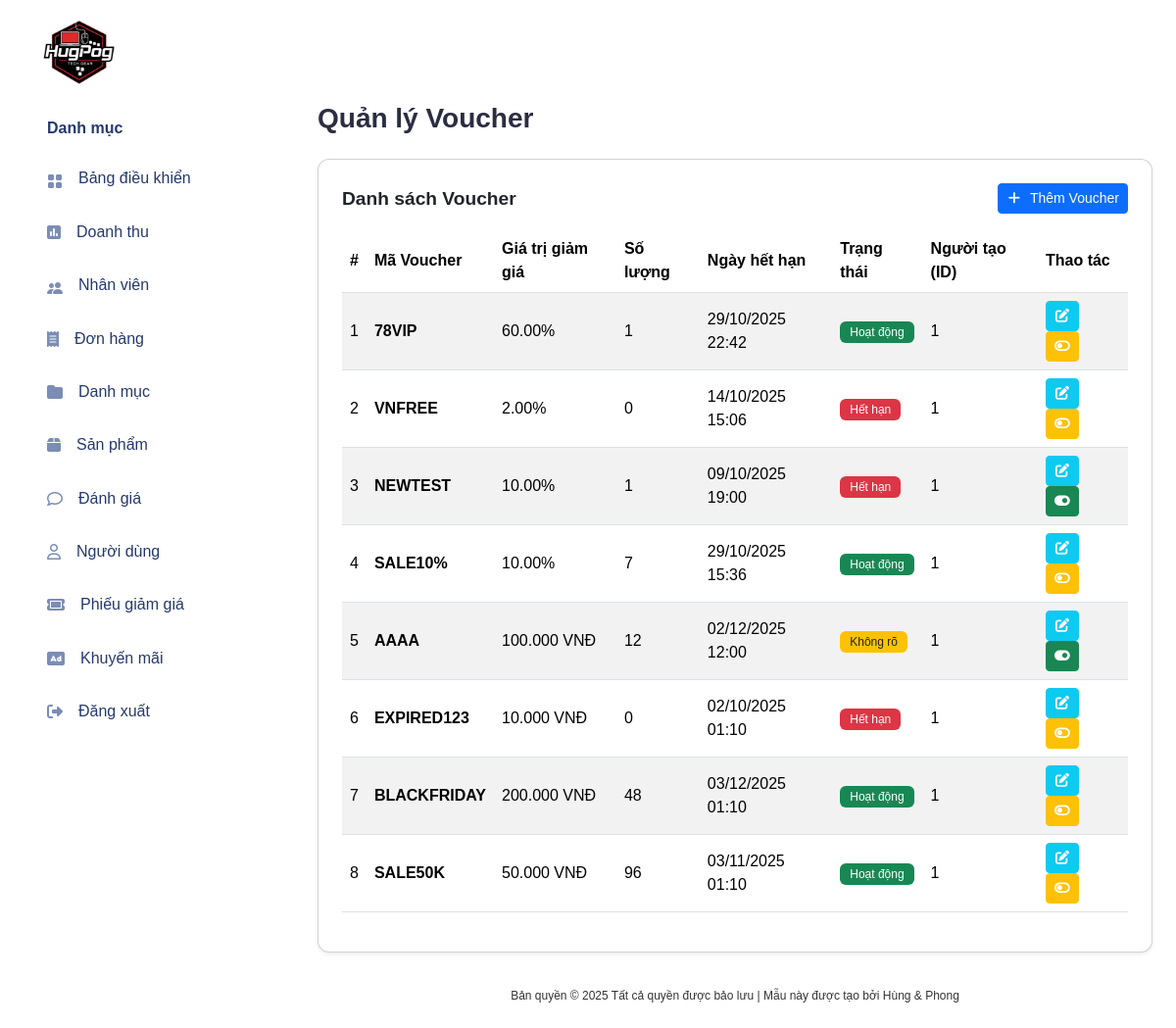
Screenshot of /public/admin/vouchers.php (signed in) with the database file from the repository.
### tables this page shows
CREATE TABLE `vouchers` (
  `id` int(11) NOT NULL,
  `code` varchar(50) NOT NULL,
  `discount_value` decimal(10,2) NOT NULL,
  `quantity` int(11) NOT NULL DEFAULT 0,
  `expiry_date` datetime NOT NULL,
  `status` enum('active','expired','inactive') DEFAULT 'active',
  `created_by_staff_id` int(11) DEFAULT NULL
);

### models/VoucherModel.php (called while the page is built, shortened)
<?php
class VoucherModel
{
    public function getAllVouchers()
    {
        $conn = db_connect();
        $sql = "SELECT * FROM vouchers ORDER BY id DESC";
        $result = $conn->query($sql);
        $vouchers = $result->fetch_all(MYSQLI_ASSOC);
        return $vouchers;
    }
}

### includes/controllers/VoucherController.php (called while the page is built, shortened)
<?php
class VoucherController
{
    private $voucherModel;
    public function __construct()
    {
        $this->voucherModel = new VoucherModel();
    }
    public function listVouchers()
    {
        return $this->voucherModel->getAllVouchers();
    }
}

### view/admin/voucher_management.php (the view, shortened to what this page needs)
<!DOCTYPE html>
<html lang="vi">
<head>
    <link href="https://cdn.jsdelivr.net/npm/bootstrap@5.3.2/dist/css/bootstrap.min.css" rel="stylesheet">
    <link href="https://cdnjs.cloudflare.com/ajax/libs/font-awesome/6.4.2/css/all.min.css" rel="stylesheet">
    <link rel="stylesheet" href="<?php echo BASE_URL; ?>public/css/style.css">
    <link rel="stylesheet" href="<?php echo BASE_URL; ?>public/css/app.css">
</head>
<body>
    <?php include __DIR__ . '../../layout/sidebar.php'; ?>
    <div id="main" class="p-4">
        <div class="page-heading mb-4">
            <h3>Quản lý Voucher</h3>
        </div>
        <div class="page-content">
            <div class="card shadow-sm">
                <div class="card-body">
                    <div class="d-flex justify-content-between align-items-center mb-3">
                        <h4 class="card-title mb-0">Danh sách Voucher</h4>
                        <button
                            type="button"
                            class="btn btn-primary btn-sm"
                            data-bs-toggle="modal"
                            data-bs-target="#addVoucherModal">
                            <i class="fa-solid fa-plus me-2"></i>Thêm Voucher
                        </button>
                    </div>
                    <div class="table-responsive">
                        <table class="table table-hover table-striped">
                            <thead>
                                <tr>
                                    <th>#</th>
                                    <th>Mã Voucher</th>
                                    <th>Giá trị giảm giá</th>
                                    <th>Số lượng</th>
                                    <th>Ngày hết hạn</th>
                                    <th>Trạng thái</th>
                                    <th>Người tạo (ID)</th>
                                    <th>Thao tác</th>
                                </tr>
                            </thead>
                            <tbody>
                                <?php if (!empty($vouchers)): ?>
                                    <?php foreach ($vouchers as $index => $voucher):
                                        $is_active = $voucher['status'] === 'active';
                                        $data_attributes = [
                                            'data-id' => $voucher['id'],
                                            'data-code' => htmlspecialchars($voucher['code']),
                                            'data-value' => htmlspecialchars($voucher['discount_value']),
                                            'data-quantity' => htmlspecialchars($voucher['quantity']),
                                            'data-expiry' => formatDatetimeForInput($voucher['expiry_date']),
                                            'data-status' => htmlspecialchars($voucher['status']),
                                        ];
                                    ?>
                                        <tr data-id="<?= $voucher['id'] ?>">
                                            <td><?= $index + 1 ?></td>
                                            <td><strong><?= htmlspecialchars($voucher['code']) ?></strong></td>
                                            <td><?= displayDiscountValue($voucher['discount_value']) ?></td>
                                            <td><?= number_format($voucher['quantity']) ?></td>
                                            <td><?= date('d/m/Y H:i', strtotime($voucher['expiry_date'])) ?></td>
                                            <td><?= displayVoucherStatusBadge($voucher['status'], $voucher['expiry_date'], $voucher['quantity']) ?></td>
                                            <td><?= htmlspecialchars($voucher['created_by_staff_id'] ?? 'N/A') ?></td>
                                            <td>
                                                <button
                                                    type="button"
                                                    class="btn btn-sm btn-info edit-voucher-btn me-2"
                                                    title="Chỉnh sửa"
                                                    data-bs-toggle="modal"
                                                    data-bs-target="#editVoucherModal"
                                                    <?php foreach ($data_attributes as $key => $value) {
                                                        echo $key . '="' . $value . '" ';
                                                    } ?>>
                                                    <i class="fas fa-edit"></i>
                                                </button>
                                                <?php if ($is_active): ?>
                                                    <button
                                                        class="btn btn-sm btn-warning"
                                                        title="Ngừng hoạt động"
                                                        onclick="confirmStatusToggle(<?= $voucher['id'] ?>, '<?= $voucher['status'] ?>', 'Ngừng hoạt động')">
                                                        <i class="fas fa-toggle-off"></i>
                                                    </button>
                                                <?php else: ?>
                                                    <button
                                                        class="btn btn-sm btn-success"
                                                        title="Kích hoạt"
                                                        onclick="confirmStatusToggle(<?= $voucher['id'] ?>, '<?= $voucher['status'] ?>', 'Kích hoạt')">
                                                        <i class="fas fa-toggle-on"></i>
                                                    </button>
                                                <?php endif; ?>
                                            </td>
                                        </tr>
                                    <?php endforeach; ?>
                                <?php else: ?>
                                    <tr>
                                        <td colspan="8" class="text-center">Chưa có voucher nào trong hệ thống.</td>
                                    </tr>
                                <?php endif; ?>
                            </tbody>
                        </table>
                    </div>
                </div>
            </div>
            <div class="py-6 px-6 text-center">
                <span class="copyright">
                    Bản quyền &copy;
                    Tất cả quyền được bảo lưu | Mẫu này được tạo bởi Hùng & Phong
                </span>
            </div>
        </div>
    </div>
</body>
</html>

### public/admin/vouchers.php (shortened to what this page needs)
<?php
$voucherController = new VoucherController();
$vouchers = $voucherController->listVouchers();
function displayDiscountValue($value) {
    if ($value < 100 && $value == round($value)) {
        return $value . '%';
    }
    return number_format($value, 0, ',', '.') . ' VNĐ';
}
function displayVoucherStatusBadge($status, $expiry_date, $quantity) {
    $current_datetime = new DateTime();
    $expiry_datetime = new DateTime($expiry_date);
    $status_text = ''; $class = '';
    if ($current_datetime > $expiry_datetime) {
        $status_text = 'Hết hạn'; $class = 'bg-danger';
    } else if ($quantity <= 0) {
        $status_text = 'Hết SL'; $class = 'bg-danger';
    } else {
        switch (strtolower($status)) {
            case 'active': $status_text = 'Hoạt động'; $class = 'bg-success'; break;
            default: $status_text = 'Không rõ'; $class = 'bg-warning text-dark'; break;
        }
    }
    return '<span class="badge ' . $class . '">' . $status_text . '</span>';
}
function formatDatetimeForInput($datetime_db) {
    try {
        return (new DateTime($datetime_db))->format('Y-m-d\TH:i');
    } catch (Exception $e) { return ''; }
}
include __DIR__ . '/../../view/admin/voucher_management.php';

### public/css/style.css (style rules this page uses)
body { font-family: "Montserrat", sans-serif; font-weight: 400; color: #333; }
h1, h2, h3, h4, h5, h6 { color: #2b2d42; font-weight: 700; margin: 0 0 10px; }
.copyright { margin-top: 30px; display: block; font-size: 12px; }
.card { border-radius: 12px; box-shadow: 0 4px 6px rgba(0, 0, 0, 0.05); }
.badge { font-weight: 500; padding: 5px 10px; border-radius: 6px; }
.table-responsive { overflow-x: auto; }

### public/css/app.css (style rules this page uses)
.btn i,.btn svg { width:16px;height:16px }
.btn.btn-danger,.btn.btn-info,.btn.btn-primary,.btn.btn-secondary,.btn.btn-success,.btn.btn-warning { color:#fff }
.card { margin-bottom:2.2rem;border:none }
.card .card-title { font-size:1.2rem }
.card .card-body { padding:1.5rem }
.dataTable-table td,.dataTable-table thead th,.table td,.table thead th { vertical-align:middle }
.dataTable-table:not(.table-borderless) thead th,.table:not(.table-borderless) thead th { border-bottom:1px solid #dedede!important }
#main { margin-left:300px;padding:2rem }
.page-heading { margin:0 0 2rem }
.page-heading h3 { font-weight:700 }

### rows the page displays
vouchers: code "78VIP", discount_value "60.00%", quantity "1", expiry_date "29/10/2025 22:42", status "Hoạt động", created_by_staff "1"
vouchers: code "VNFREE", discount_value "2.00%", quantity "0", expiry_date "14/10/2025 15:06", expiry_date "Hết hạn", created_by_staff "1"
vouchers: code "NEWTEST", discount_value "10.00%", quantity "1", expiry_date "09/10/2025 19:00", expiry_date "Hết hạn", created_by_staff "1"
vouchers: code "SALE10%", discount_value "10.00%", quantity "7", expiry_date "29/10/2025 15:36", status "Hoạt động", created_by_staff "1"
vouchers: code "AAAA", discount_value "100.000 VNĐ", quantity "12", expiry_date "02/12/2025 12:00", status "Không rõ", created_by_staff "1"
vouchers: code "EXPIRED123", discount_value "10.000 VNĐ", quantity "0", expiry_date "02/10/2025 01:10", expiry_date "Hết hạn", created_by_staff "1"
vouchers: code "BLACKFRIDAY", discount_value "200.000 VNĐ", quantity "48", expiry_date "03/12/2025 01:10", status "Hoạt động", created_by_staff "1"
vouchers: code "SALE50K", discount_value "50.000 VNĐ", quantity "96", expiry_date "03/11/2025 01:10", status "Hoạt động", created_by_staff "1"
